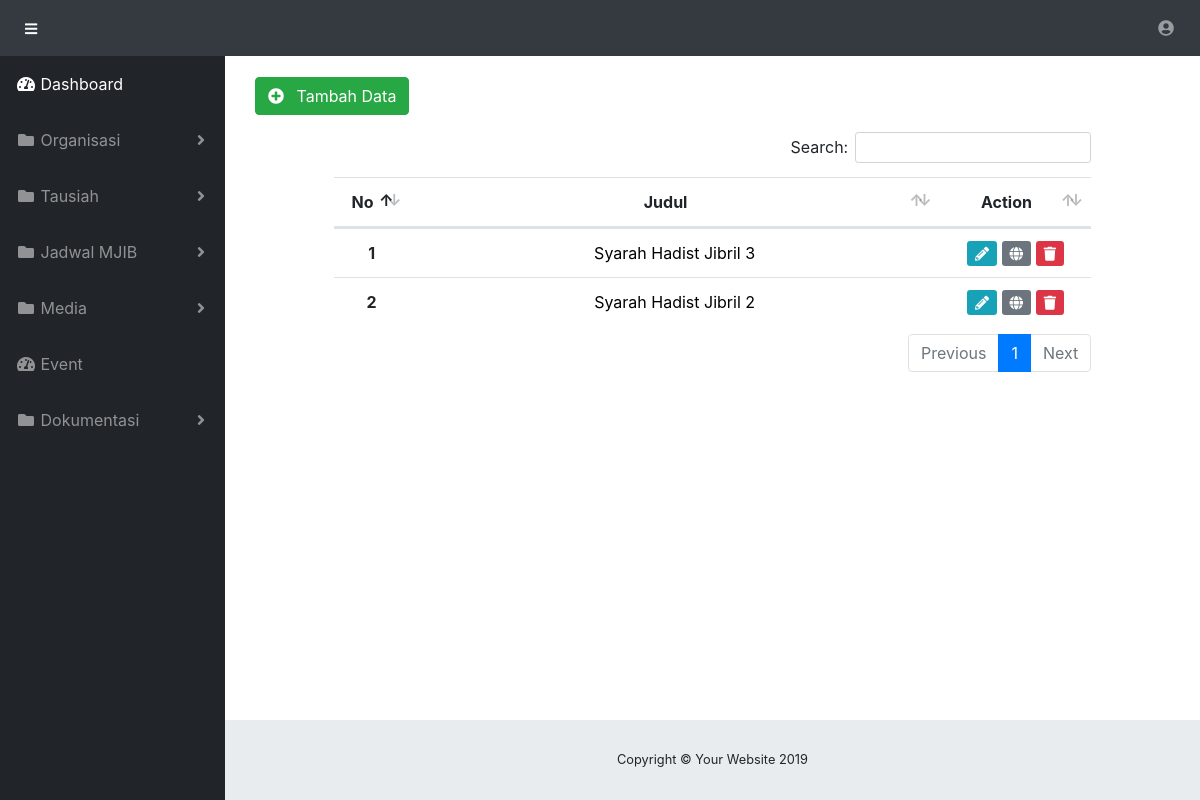
The page /index.php/Admin/SyarahHadistJibril on the database its author committed.
### tables this page shows
CREATE TABLE `syarah_hadist_jibril` (
  `id` int(10) NOT NULL,
  `username` varchar(255) DEFAULT NULL,
  `judul` varchar(255) DEFAULT NULL,
  `content` longtext,
  `image` varchar(255) DEFAULT NULL,
  `updated_at` varchar(255) DEFAULT NULL
);

### application/controllers/Admin.php (called while the page is built, shortened)
<?php
class Admin extends CI_Controller {
	public function __construct()
	{
        $this->load->model('LoginModel');
        $this->load->model('AdminModel');
        $this->load->library('session');
	}
     public function SyarahHadistJibril()
     {
         $data['SyarahHadistJibrilList'] = $this->AdminModel->ListTausiah('syarah_hadist_jibril')->result_array();
         $this->load->view('Admin/Tausiah/SyarahHadistJibril/SyarahHadistJibril', $data);
     }
}

### index.php (called while the page is built, shortened)
<?php
require_once BASEPATH.'core/CodeIgniter.php';

### application/models/AdminModel.php (called while the page is built, shortened)
<?php
class AdminModel extends CI_Model {
    public function ListTausiah($tabel)
    {
        return $this->db->get($tabel);
    }
}

### application/views/Admin/Tausiah/SyarahHadistJibril/SyarahHadistJibril.php (the view)
<?php $basedir = realpath(__DIR__); include($basedir . "..\..\..\Layout\Header.php");?>
<div class="container">
<a href="<?php echo site_url('Admin/SyarahHadistJibrilHalamanBuatData')?>" class="btn btn-success" style="margin-right: 10px; margin-bottom:-20px"><i class="fas fa-plus-circle" style="margin-right:8px"></i> Tambah Data</a>
  <div class="row justify-content-center">
    <div class="col-10" style="margin-top:3vw">
        <table class="table" id="dataTable">
        <thead>
            <tr>
                <th class="text-center">No</th>
                <th class="text-center">Judul</th>
                <th class="text-center">Action</th>
            </tr>
        </thead>
        <tbody>
            <?php $no=1; foreach ($SyarahHadistJibrilList as $data) {?>
                <tr>
                    <th width="10%" class="text-center"><?php echo $no++;?></th>
                    <td width="70%" class="text-center"><a href="<?php echo site_url('Admin/DetailSyarahHadistJibril/' . $data['id'])?>" style="color:black; text-decoration:none" onmouseover="this.style.color='green';" onmouseout="this.style.color='black';"><?php echo $data['judul']; ?></a></td>
                    <td width="20%" class="text-center">
                        <a href="<?php echo site_url('Admin/SyarahHadistJibrilHalamanEditData/' . $data['id'])?>" class="btn-sm btn-info"><i class="fas fa-pencil-alt"></i></a>
                        <a href="<?php echo '/#'?>" class="btn-sm btn-secondary"><i class="fa fa-globe"></i></a>
                        <a href="<?php echo site_url('Admin/SyarahHadistJibrilHapus/' . $data['id'] . '/' . $data['image'])?>" class="btn-sm btn-danger" onclick="return confirm('Yakin Igin di Hapus ?')"><i class="fas fa-trash"></i></a>
                    </td>
                </tr>
            <?php }; ?>
        </tbody>
        </table>
    </div>
  </div>
</div>
<?php $basedir = realpath(__DIR__); include($basedir . "..\..\..\Layout\Footer.php");?>

### rows shown on the page
syarah_hadist_jibril: judul "Syarah Hadist Jibril 3"
syarah_hadist_jibril: judul "Syarah Hadist Jibril 2"
